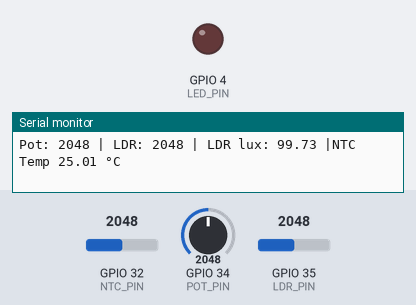
This sketch was run on a simulated ESP32. On the bench: output pins drawn as LEDs (lit = HIGH), the last lines printed to the serial monitor. The test bench sets the inputs (shaded band); at power-on: GPIO 35 (LDR_PIN) = 2048, GPIO 34 (POT_PIN) = 2048, GPIO 32 (NTC_PIN) = 2048 (analog values on the 0–4095 scale).

Above: at 1.8 s.
1.9 s: GPIO 35 (LDR_PIN) set to 3454
3.4 s: GPIO 35 (LDR_PIN) set to 3550
At 4.6 s:
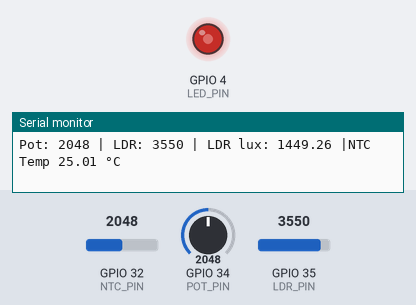
5.5 s: GPIO 34 (POT_PIN) set to 2866
At 7.2 s:
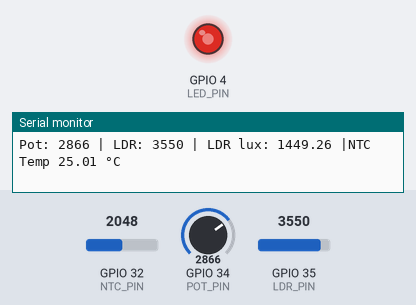
7.5 s: GPIO 34 (POT_PIN) set to 3540
At 8.9 s:
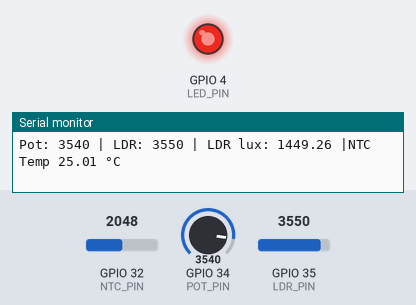
9.5 s: GPIO 34 (POT_PIN) set to 491
At 10.5 s:
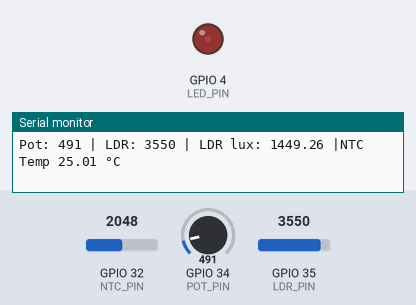
11.5 s: GPIO 34 (POT_PIN) set to 2047
At 13.3 s:
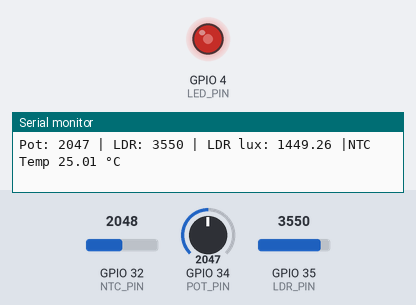
Timing chart, 0 to 14.5 s (numbered marks = the images above; inputs shaded):
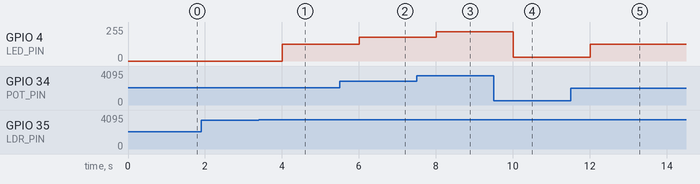

Measured:
- the behaviour switches between 3500 and 3501 on GPIO 35 (LDR_PIN) (found by bisection; images 0 and 1)
- after the input at 3.4 s, GPIO 4 (LED_PIN): 0/255 → 127/255 after 0.60 s
- after the input at 5.5 s, GPIO 4 (LED_PIN): 127/255 → 177/255 after 0.50 s
- after the input at 7.5 s, GPIO 4 (LED_PIN): 177/255 → 219/255 after 0.51 s
- after the input at 9.5 s, GPIO 4 (LED_PIN): 219/255 → 30/255 after 0.51 s
- after the input at 11.5 s, GPIO 4 (LED_PIN): 30/255 → 127/255 after 0.51 s

The sketch:

sketch.ino
```cpp
// --- Pin Definitions ---
#define POT_PIN   34
#define LDR_PIN   35
#define LED_PIN   4
#define NTC_PIN   32

// --- PWM Config ---
#define PWM_FREQ  5000
#define PWM_RES   8

// --- LDR Parameters (from Wokwi documentation) ---
// These constants MUST match the photoresistor's attributes in Wokwi [citation:4]
const float GAMMA = 0.7;   // Slope of log(R)/log(lux) graph
const float RL10 = 50.0;   // LDR resistance at 10 lux (in kilo-ohms)

// --- LDR Threshold (using raw ADC value, not Lux) ---
#define LDR_DARK_THRESHOLD 3500

// --- NTC Parameters ---
#define SERIES_RESISTOR 10000  // Series resistor value in ohms
#define NTC_NOMINAL     10000  // NTC resistance at 25°C
#define TEMPERATURE_NOMINAL 25 // Temperature for nominal resistance
#define B_COEFFICIENT   3950   // B coefficient of the thermistor

void setup() {
  Serial.begin(115200);
  ledcAttach(LED_PIN, PWM_FREQ, PWM_RES);
  analogReadResolution(12);  // ESP32 ADC resolution (0-4095)
}

void loop() {
  // --- Potentiometer ---
  int potVal = analogRead(POT_PIN);
  int brightness = map(potVal, 0, 4095, 0, 255);
  if (brightness > 0 && brightness < 30) brightness = 30;

  // --- LDR Read and Lux Calculation ---
  int ldrRaw = analogRead(LDR_PIN);
  float lux = calculateLux(ldrRaw);

  // Control LED based on raw LDR value (dark threshold)
  if (ldrRaw > LDR_DARK_THRESHOLD) {
    ledcWrite(LED_PIN, brightness);
  } else {
    ledcWrite(LED_PIN, 0);
  }

  // --- NTC Temperature Read ---
  int ntcRaw = analogRead(NTC_PIN);
  float temperature = readNTCtemperature(ntcRaw);

  // --- Serial Output (EXACT format you requested) ---
  Serial.print("Pot: ");
  Serial.print(potVal);
  Serial.print(" | LDR: ");
  Serial.print(ldrRaw);
  Serial.print(" | LDR lux: ");
  Serial.print(lux, 2);           // Lux with 2 decimal places
  Serial.print(" |NTC Temp ");
  Serial.print(temperature, 2);
  Serial.println(" °C");

  delay(1000);
}

// Function to convert LDR analog reading to Lux
float calculateLux(int analogValue) {
  // Step 1: Convert ADC reading (0-4095 for ESP32) to voltage (0-3.3V) [citation:5]
  float voltage = analogValue * (3.3 / 4095.0);

  // Step 2: Calculate LDR resistance using voltage divider formula [citation:4]
  // Circuit: VCC(3.3V) --- LDR --- AO pin --- 10K resistor --- GND
  // Voltage at AO pin = VCC * (R_fixed) / (R_ldr + R_fixed)
  // Rearranging: R_ldr = R_fixed * (VCC / voltage - 1)
  float resistance = 10000.0 * ((3.3 / voltage) - 1.0);

  // Step 3: Convert resistance to Lux using the formula [citation:2][citation:4]
  // Lux = (RL10 * 1000 * 10^GAMMA / R_ldr)^(1/GAMMA)
  float lux = pow(RL10 * 1000.0 * pow(10.0, GAMMA) / resistance, (1.0 / GAMMA));

  // Handle extreme cases (very bright = infinite lux)
  if (!isfinite(lux)) {
    return 999999.0;  // Return a very large number
  }

  return lux;
}

// Function to convert NTC analog reading to temperature in Celsius
float readNTCtemperature(int analogValue) {
  if (analogValue == 0) analogValue = 1;

  // Convert analog reading to resistance
  float resistance = SERIES_RESISTOR * (4095.0 / analogValue - 1.0);

  // Steinhart-Hart equation
  float steinhart;
  steinhart = resistance / NTC_NOMINAL;
  steinhart = log(steinhart);
  steinhart /= B_COEFFICIENT;
  steinhart += 1.0 / (TEMPERATURE_NOMINAL + 273.15);
  steinhart = 1.0 / steinhart;
  float temperatureC = steinhart - 273.15;

  return temperatureC;
}
```
